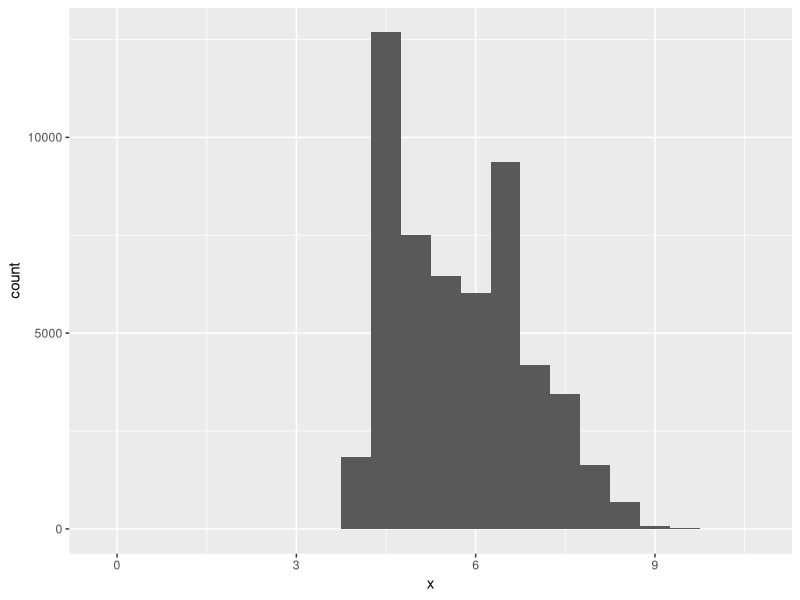
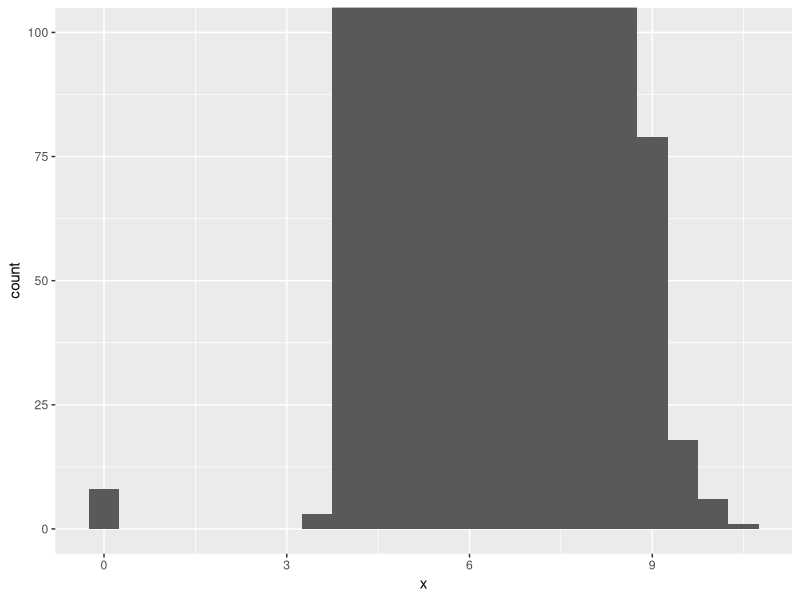
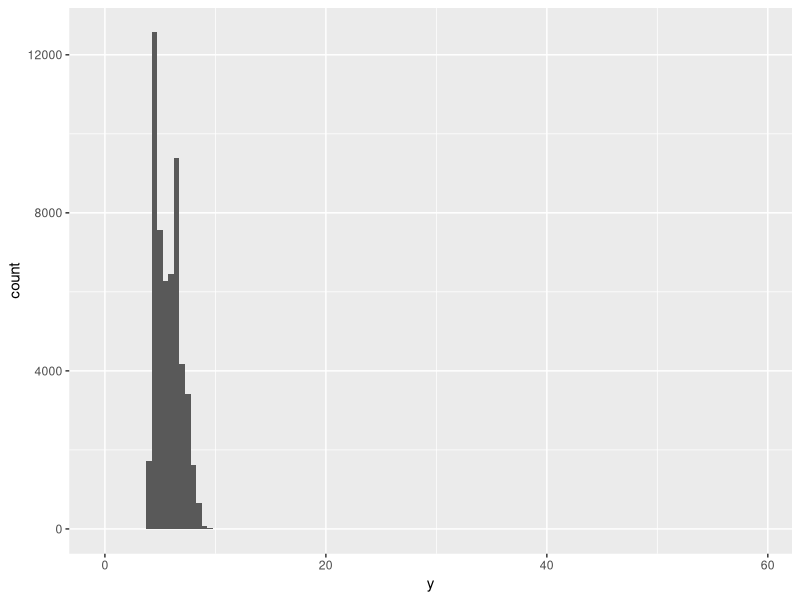
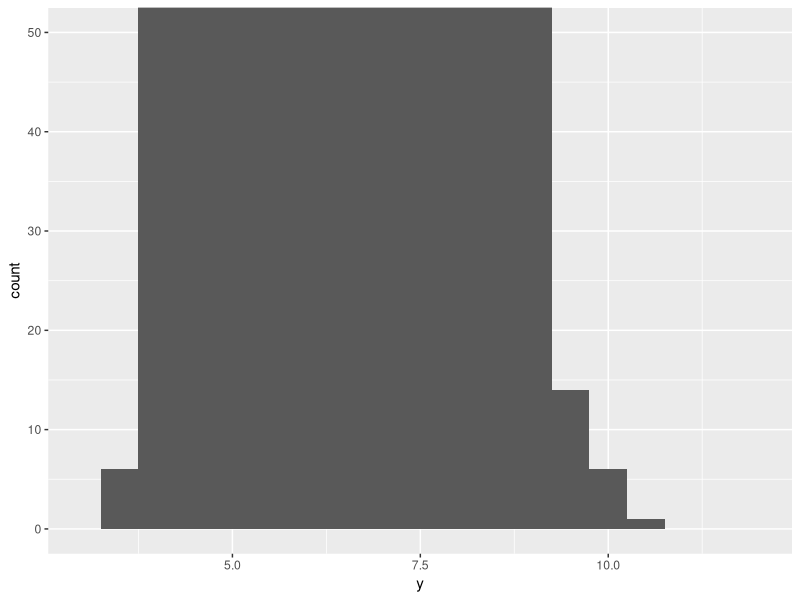
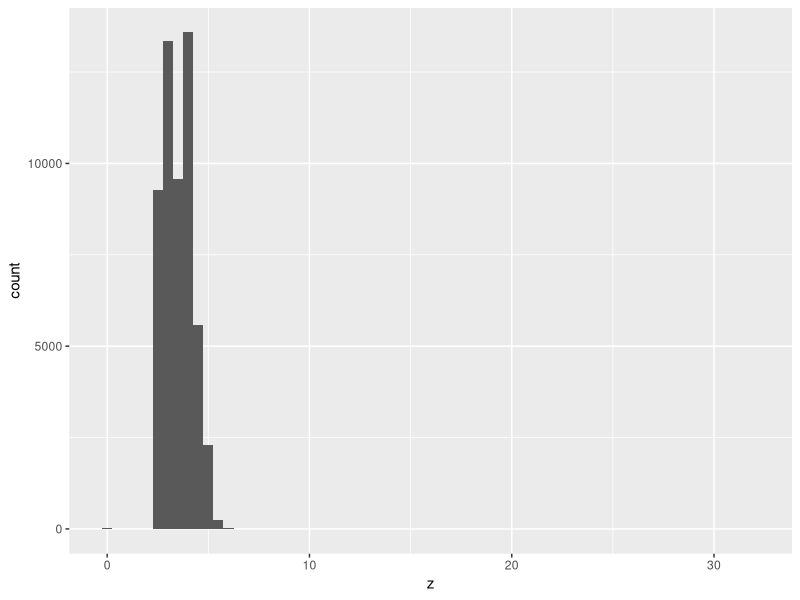
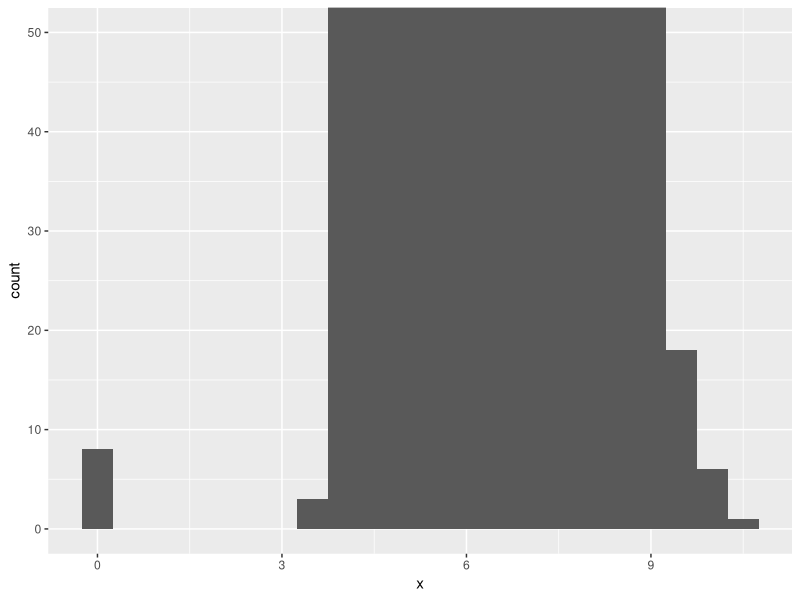
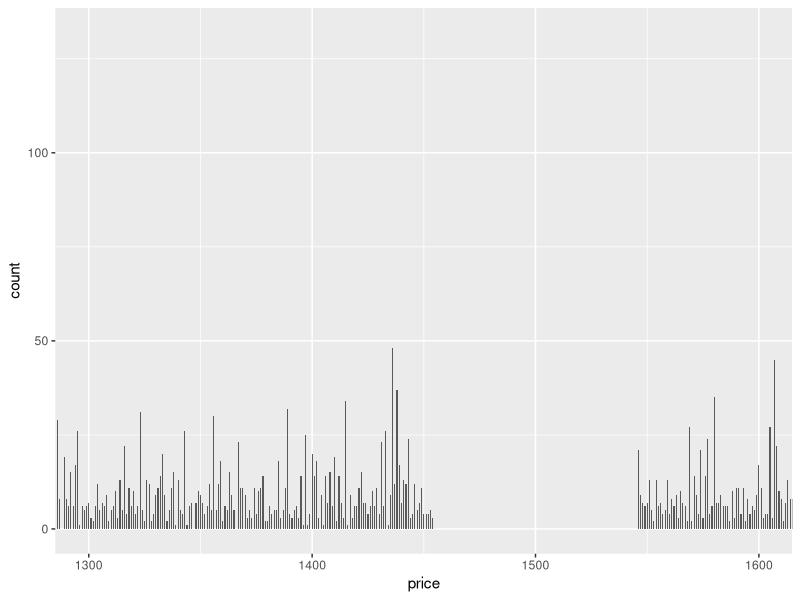
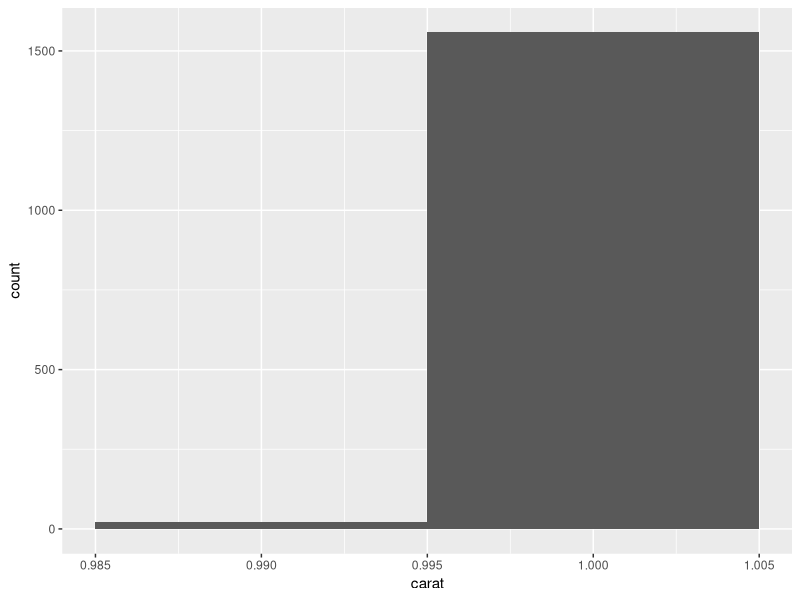

These charts were generated, in order, by the following R code:
## ---- chunk 1
knitr::opts_chunk$set(echo = TRUE)
library(tidyverse)
## ---- chunk 2
ggplot(data = diamonds) + 
  geom_histogram(mapping = aes(x = x), binwidth = .5)
ggplot(data = diamonds) + 
  geom_histogram(mapping = aes(x = x), binwidth = .5) + 
  coord_cartesian(ylim = c(0,100))
#between 3 and 11

ggplot(data = diamonds) + 
  geom_histogram(mapping = aes(x = y), binwidth = .5)
ggplot(data = diamonds) + 
  geom_histogram(mapping = aes(x = y), binwidth = .5) +
  coord_cartesian(xlim = c(3,12), ylim = c(0,50))
#between 3 and 11

ggplot(data = diamonds) + 
  geom_histogram(mapping = aes(x = z), binwidth = .5)
ggplot(data = diamonds) + 
  geom_histogram(mapping = aes(x = x), binwidth = .5) +
  coord_cartesian(ylim = c(0, 50))
#between 3 and 11
## ---- chunk 3
ggplot(data = diamonds) +
  geom_histogram(mapping = aes(x = price), binwidth = .5) +
  coord_cartesian(xlim = c(1300,1600))
## ---- chunk 4
diamonds %>% 
  filter(carat == .99 | carat == 1.00) %>% 
  ggplot() +
  geom_histogram(mapping = aes(x = carat), binwidth = 0.01)
## ---- chunk 5
ggplot(data = diamonds) + 
  geom_histogram(mapping = aes(x = table)) + 
  coord_cartesian(xlim = c(45,75))
ggplot(data = diamonds) + 
  geom_histogram(mapping = aes(x = table)) + 
  xlim(45, 75)
ggplot(data = diamonds) + 
  geom_histogram(mapping = aes(x = table)) + 
  xlim(45, 75) + 
  ylim(0, 5000)
